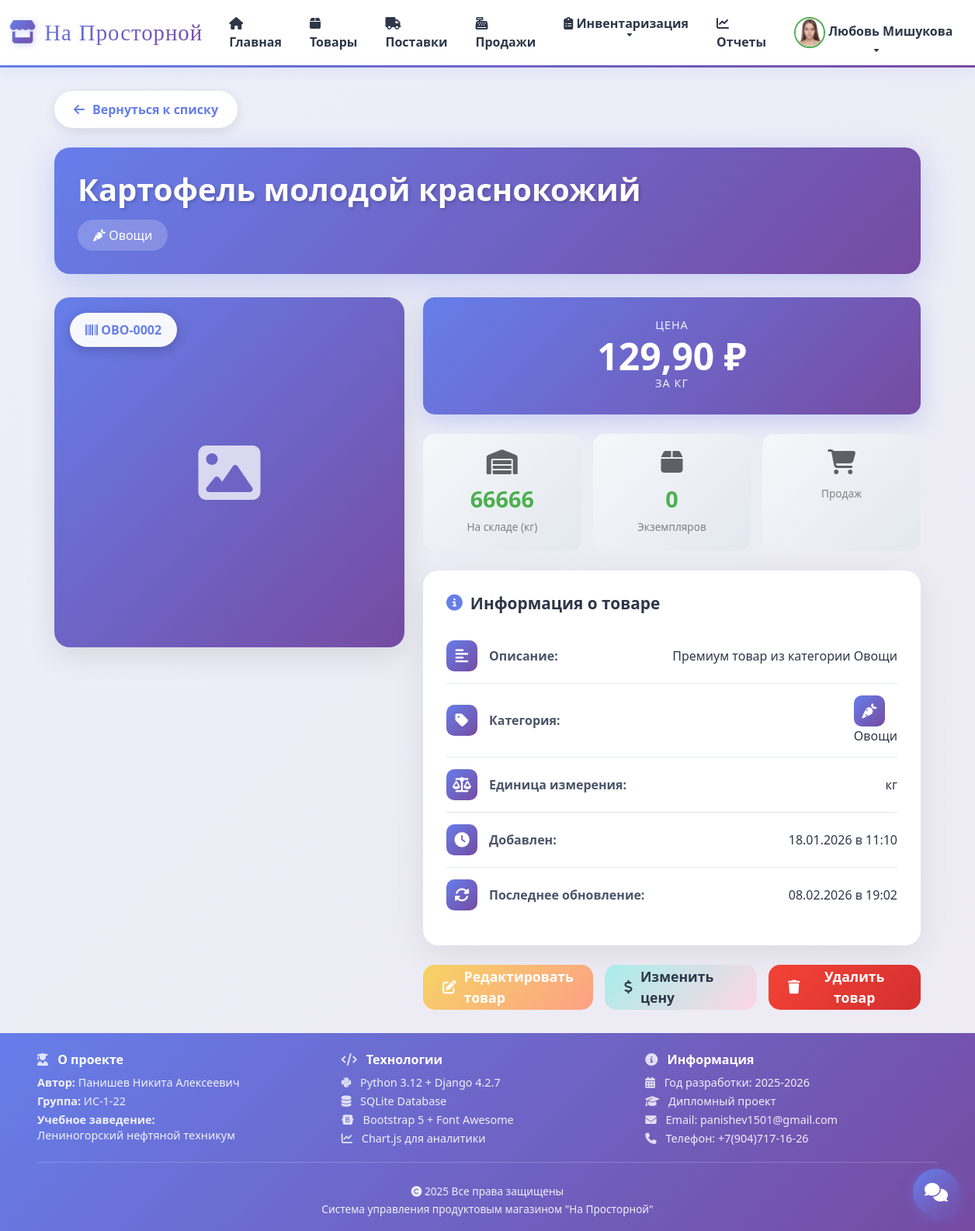
The app's page /products/322/ (signed in) with its own data.
### accounts/models.py (models this page shows, shortened)
class CustomUser(AbstractUser):
    ROLE_CHOICES = (
        ('director', 'Директор'),
        ('manager', 'Заведующий'),
        ('cashier', 'Кассир'),
    )
    role = models.CharField(max_length=20, choices=ROLE_CHOICES, default='cashier', verbose_name='Роль')
    avatar = models.ImageField(upload_to='avatars/', blank=True, null=True, verbose_name='Аватар')
    phone = models.CharField(max_length=20, blank=True, verbose_name='Телефон')
    class Meta:
        verbose_name = 'Пользователь'
        verbose_name_plural = 'Пользователи'
    def can_manage_products(self):
        return self.role in ['director', 'manager']
    def can_manage_sales(self):
        return self.role in ['director', 'manager', 'cashier']
    def can_view_reports(self):
        return self.role in ['director']

### products/models.py (models this page shows, shortened)
class Product(models.Model):
    name = models.CharField(max_length=200, verbose_name='Название')
    sku = models.CharField(max_length=50, verbose_name='Артикул', blank=True, null=True, unique=True)
    category = models.ForeignKey(Category, on_delete=models.CASCADE, related_name='products', verbose_name='Категория')
    image = models.ImageField(upload_to='products/', blank=True, null=True, verbose_name='Изображение')
    description = models.TextField(blank=True, verbose_name='Описание')
    price = models.DecimalField(max_digits=10, decimal_places=2, verbose_name='Цена')
    quantity = models.IntegerField(default=0, verbose_name='Количество на складе')
    unit = models.CharField(max_length=20, default='кг', verbose_name='Единица измерения')
    created_at = models.DateTimeField(auto_now_add=True, verbose_name='Дата создания')
    updated_at = models.DateTimeField(auto_now=True, verbose_name='Дата обновления')
    class Meta:
        verbose_name = 'Товар'
        verbose_name_plural = 'Товары'
        ordering = ['-created_at']

class Category(models.Model):
    name = models.CharField(max_length=100, verbose_name='Название')
    icon = models.CharField(max_length=50, default='fa-box', verbose_name='Иконка')
    description = models.TextField(blank=True, verbose_name='Описание')
    class Meta:
        verbose_name = 'Категория'
        verbose_name_plural = 'Категории'
        ordering = ['name']

### products/views.py (the view)
# urls.py: path('<int:pk>/', views.product_detail, name='product_detail'),
@login_required
def product_detail(request, pk):
    product = get_object_or_404(Product, pk=pk)
    price_history = product.price_history.all()[:10]
    supply_items = product.supply_items.select_related('supply').order_by('-supply__supply_date')[:10]
    instances = product.instances.all()
    context = {
        'product': product,
        'price_history': price_history,
        'supply_items': supply_items,
        'instances': instances,
    }
    return render(request, 'products/product_detail.html', context)

### templates/products/product_detail.html (shortened to what this page needs)
{% extends 'base.html' %}
{% block content %}
<div class="product-detail-page">
    <div class="container">
        <a href="{% url 'products:product_list' %}" class="back-button">
            <i class="fas fa-arrow-left"></i>
            <span>Вернуться к списку</span>
        </a>
        <div class="product-header animate__animated animate__fadeInDown">
            <h1>{{ product.name }}</h1>
            <span class="product-category">
                <i class="fas {{ product.category.icon }}"></i>
                {{ product.category.name }}
            </span>
        </div>
        <div class="row">
            <div class="col-lg-5 mb-4">
                <div class="image-card animate__animated animate__fadeInLeft">
                    <span class="sku-badge">
                        <i class="fas fa-barcode"></i> {{ product.sku }}
                    </span>
                    <div class="product-image-container">
                        {% if product.image %}
                            <img src="{{ product.image.url }}" alt="{{ product.name }}">
                        {% else %}
                            <div class="product-image-placeholder">
                                <i class="fas fa-image fa-5x text-white opacity-75"></i>
                            </div>
                        {% endif %}
                    </div>
                </div>
            </div>
            <div class="col-lg-7">
                <div class="price-display animate__animated animate__fadeInRight">
                    <div class="price-label">Цена</div>
                    <div class="price-value">{{ product.price }} ₽</div>
                    <div class="price-label">за {{ product.unit }}</div>
                </div>
                <div class="stat-grid animate__animated animate__fadeInRight" style="animation-delay: 0.1s;">
                    <div class="stat-item">
                        <i class="fas fa-warehouse"></i>
                        <div class="stat-value">{{ product.quantity }}</div>
                        <div class="stat-label">На складе ({{ product.unit }})</div>
                    </div>
                    <div class="stat-item">
                        <i class="fas fa-box"></i>
                        <div class="stat-value">{{ instances.count }}</div>
                        <div class="stat-label">Экземпляров</div>
                    </div>
                    <div class="stat-item">
                        <i class="fas fa-shopping-cart"></i>
                        <div class="stat-label">Продаж</div>
                    </div>
                </div>
                <div class="info-card animate__animated animate__fadeInRight" style="animation-delay: 0.2s;">
                    <h4>
                        <i class="fas fa-info-circle"></i>
                        Информация о товаре
                    </h4>
                    {% if product.description %}
                    <div class="info-row">
                        <i class="fas fa-align-left"></i>
                        <span class="info-label">Описание:</span>
                        <span class="info-value">{{ product.description }}</span>
                    </div>
                    {% endif %}
                    <div class="info-row">
                        <i class="fas fa-tag"></i>
                        <span class="info-label">Категория:</span>
                        <span class="info-value">
                            <i class="fas {{ product.category.icon }} me-1"></i>
                            {{ product.category.name }}
                        </span>
                    </div>
                    <div class="info-row">
                        <i class="fas fa-balance-scale"></i>
                        <span class="info-label">Единица измерения:</span>
                        <span class="info-value">{{ product.unit }}</span>
                    </div>
                    <div class="info-row">
                        <i class="fas fa-clock"></i>
                        <span class="info-label">Добавлен:</span>
                        <span class="info-value">{{ product.created_at|date:"d.m.Y в H:i" }}</span>
                    </div>
                    <div class="info-row">
                        <i class="fas fa-sync-alt"></i>
                        <span class="info-label">Последнее обновление:</span>
                        <span class="info-value">{{ product.updated_at|date:"d.m.Y в H:i" }}</span>
                    </div>
                </div>
                {% if user.can_manage_products %}
                <div class="action-buttons animate__animated animate__fadeInUp" style="animation-delay: 0.3s;">
                    <a href="{% url 'products:product_update' product.id %}" class="action-btn btn-edit">
                        <i class="fas fa-edit"></i>
                        <span>Редактировать товар</span>
                    </a>
                    <a href="{% url 'products:price_update' product.id %}" class="action-btn btn-price">
                        <i class="fas fa-dollar-sign"></i>
                        <span>Изменить цену</span>
                    </a>
                    <form method="post" action="{% url 'products:product_delete' product.id %}" onsubmit="return confirm('Вы уверены, что хотите удалить товар {{ product.name }}?');">
                        <button type="submit" class="action-btn btn-delete">
                            <i class="fas fa-trash"></i>
                            <span>Удалить товар</span>
                        </button>
                    </form>
                </div>
                {% endif %}
            </div>
        </div>
    </div>
</div>
{% endblock %}

### templates/base.html (shortened to what this page needs)
<!DOCTYPE html>
<html lang="ru">
<head>
    <link href="https://cdn.jsdelivr.net/npm/bootstrap@5.3.0/dist/css/bootstrap.min.css" rel="stylesheet">
    <link rel="stylesheet" href="https://cdnjs.cloudflare.com/ajax/libs/font-awesome/6.4.0/css/all.min.css">
    <link rel="stylesheet" href="https://cdnjs.cloudflare.com/ajax/libs/animate.css/4.1.1/animate.min.css">
</head>
<body>
    {% if user.is_authenticated %}
    <nav class="navbar navbar-expand-lg navbar-light sticky-top">
        <div class="container-fluid">
            <a class="navbar-brand" href="{% url 'products:dashboard' %}">
                <i class="fas fa-store"></i>На Просторной
            </a>
            <div class="collapse navbar-collapse" id="navbarNav">
                <ul class="navbar-nav me-auto">
                    <li class="nav-item">
                        <a class="nav-link" href="{% url 'products:dashboard' %}">
                            <i class="fas fa-home"></i> Главная
                        </a>
                    </li>
                    <li class="nav-item">
                        <a class="nav-link" href="{% url 'products:product_list' %}">
                            <i class="fas fa-box"></i> Товары
                        </a>
                    </li>
                    {% if user.can_manage_products %}
                    <li class="nav-item">
                        <a class="nav-link" href="{% url 'products:supply_list' %}">
                            <i class="fas fa-truck"></i> Поставки
                        </a>
                    </li>
                    {% endif %}
                    {% if user.can_manage_sales %}
                    <li class="nav-item">
                        <a class="nav-link" href="{% url 'sales:sale_list' %}">
                            <i class="fas fa-cash-register"></i> Продажи
                        </a>
                    </li>
                    {% endif %}
                    {% if user.can_manage_products %}
                    <li class="nav-item dropdown">
                        <a class="nav-link dropdown-toggle" href="#" id="inventoryDropdown" role="button" data-bs-toggle="dropdown">
                            <i class="fas fa-clipboard-list"></i> Инвентаризация
                        </a>
                    </li>
                    {% endif %}
                    {% if user.can_view_reports %}
                    <li class="nav-item">
                        <a class="nav-link" href="{% url 'reports:dashboard' %}">
                            <i class="fas fa-chart-line"></i> Отчеты
                        </a>
                    </li>
                    {% endif %}
                </ul>
                <ul class="navbar-nav">
                    <li class="nav-item dropdown">
                        <a class="nav-link dropdown-toggle" href="#" id="userDropdown" role="button" data-bs-toggle="dropdown">
                            {% if user.avatar %}
                            <img src="{{ user.avatar.url }}" alt="Avatar" class="user-avatar">
                            {% else %}
                            <i class="fas fa-user-circle"></i>
                            {% endif %}
                            {{ user.first_name }} {{ user.last_name }}
                        </a>
                    </li>
                </ul>
            </div>
        </div>
    </nav>
    {% endif %}
    {% block content %}{% endblock %}
    <footer class="site-footer">
        <div class="footer-content">
            <div class="footer-info">
                <div class="footer-section">
                    <h5><i class="fas fa-user-graduate"></i> О проекте</h5>
                    <p><strong>Автор:</strong> Панишев Никита Алексеевич</p>
                    <p><strong>Группа:</strong> ИС-1-22</p>
                    <p><strong>Учебное заведение:</strong><br>Лениногорский нефтяной техникум</p>
                </div>
                <div class="footer-section">
                    <h5><i class="fas fa-code"></i> Технологии</h5>
                    <p><i class="fab fa-python"></i> Python 3.12 + Django 4.2.7</p>
                    <p><i class="fas fa-database"></i> SQLite Database</p>
                    <p><i class="fab fa-bootstrap"></i> Bootstrap 5 + Font Awesome</p>
                    <p><i class="fas fa-chart-line"></i> Chart.js для аналитики</p>
                </div>
                <div class="footer-section">
                    <h5><i class="fas fa-info-circle"></i> Информация</h5>
                    <p><i class="fas fa-calendar-alt"></i> Год разработки: 2025-2026</p>
                    <p><i class="fas fa-graduation-cap"></i> Дипломный проект</p>
                    <p><i class="fas fa-envelope"></i> Email: panishev1501@gmail.com </p>
                    <p><i class="fas fa-phone"></i> Телефон: +7(904)717-16-26</p>
                </div>
            </div>
            <div class="footer-divider"></div>
            <div class="footer-bottom">
                <p><i class="fas fa-copyright"></i> {{ current_year|default:"2025" }} Все права защищены</p>
                <p>Система управления продуктовым магазином "На Просторной"</p>
            </div>
        </div>
    </footer>
    <button id="chat-widget-btn" class="chat-fab" title="Открыть чат сотрудников">
        <i class="fas fa-comments"></i>
    </button>
</body>
</html>

### records on screen
CustomUser: avatar (picture), first_name "Любовь", last_name "Мишукова"
Product: name "Картофель молодой краснокожий", category.name "Овощи", sku "ОВО-0002", price "129,90", unit "КГ", quantity "66666", unit "кг", description "Премиум товар из категории Овощи", created_at "18.01.2026 в 11:10", updated_at "08.02.2026 в 19:02"

### other values on screen
{{ instances.count }} "0"
{{ current_year|default:"2025" }} "2025"
